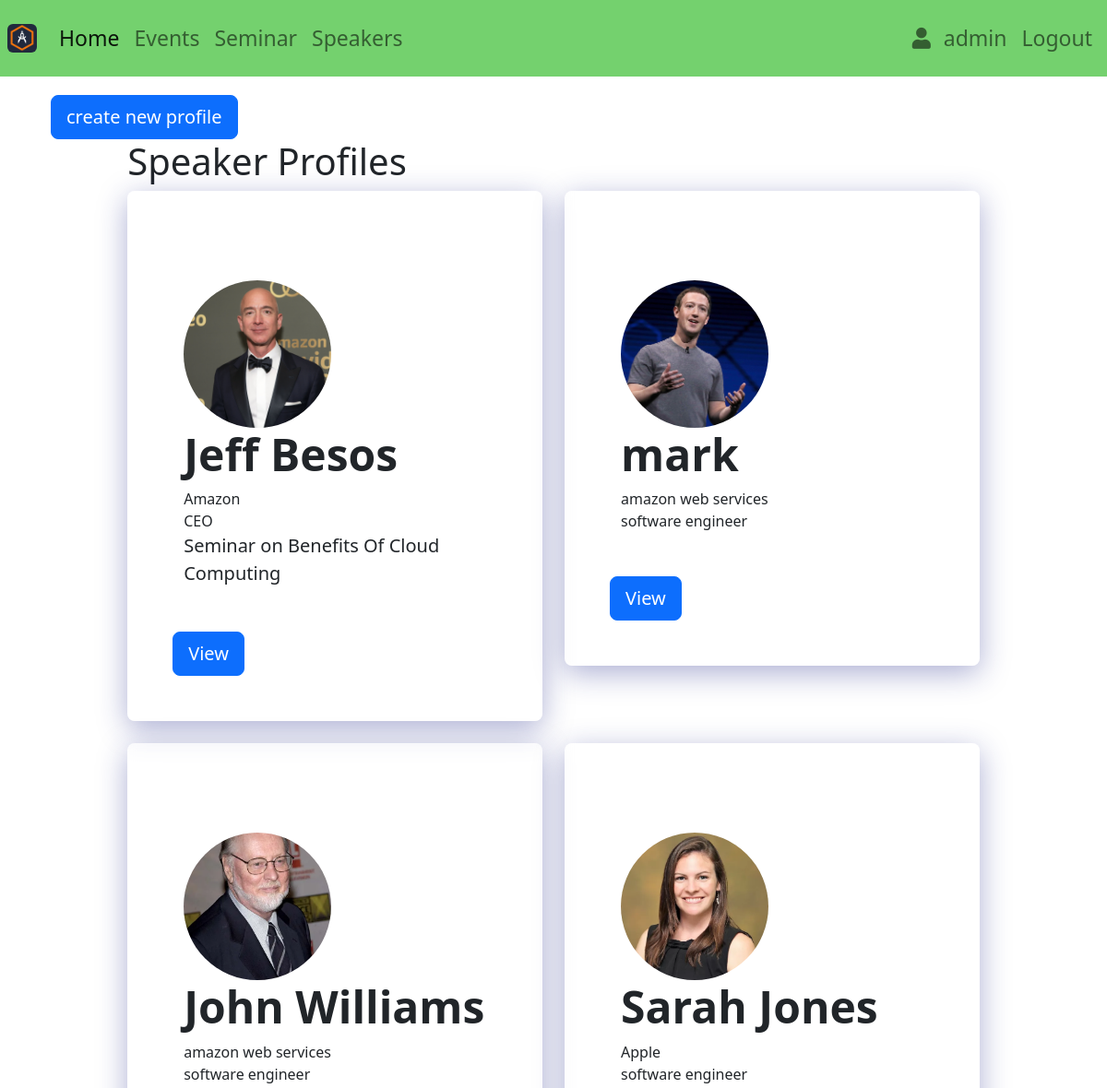
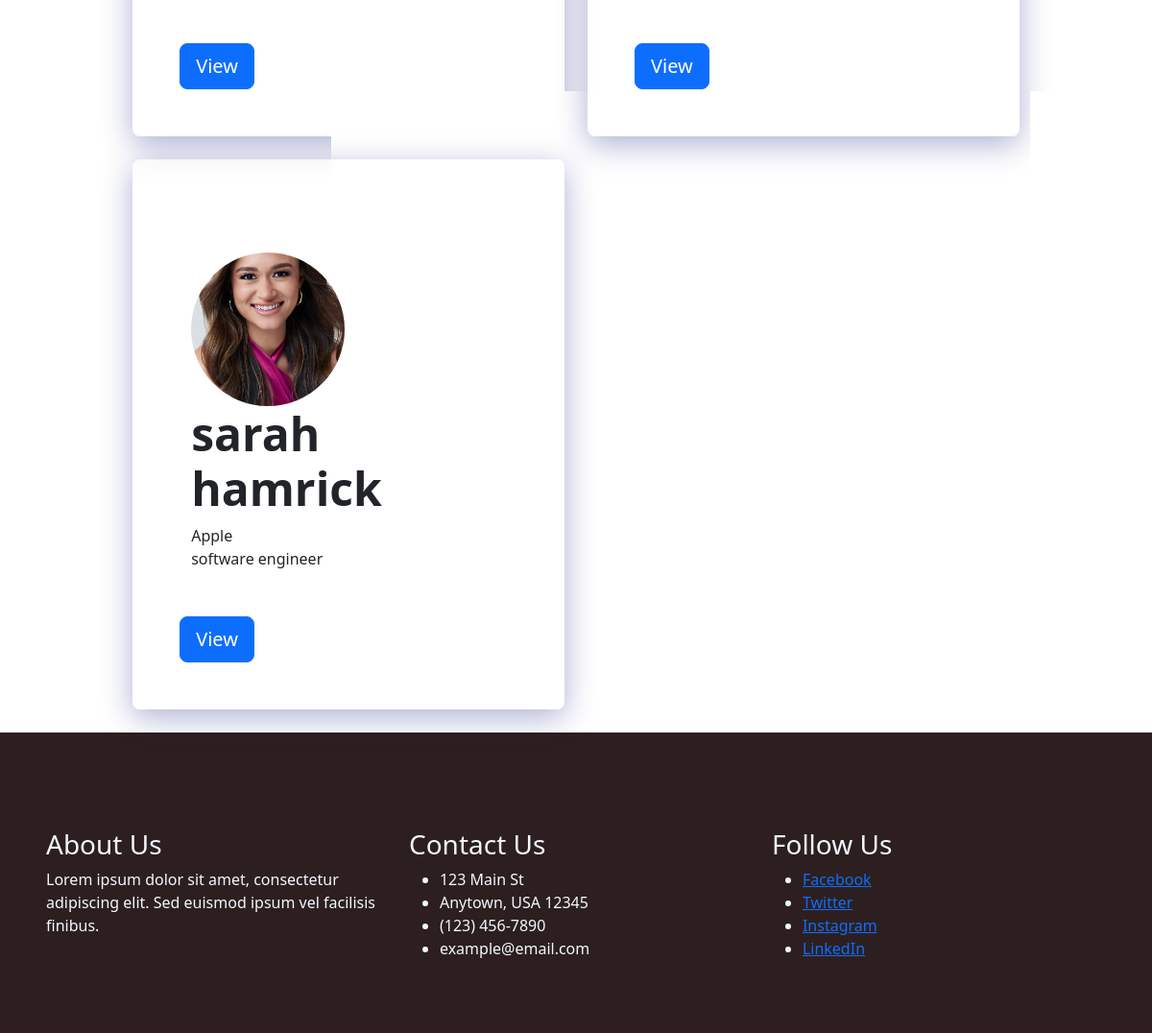
Page /speaker/profiles (signed in) on the committed database (2 pictures, top to bottom).
### database.py (models this page shows, shortened)
class Speakerprofiles(Base):
    __tablename__ = 'speakerprofiles'
    id = Column(Integer, primary_key=True)
    user_id = Column(Integer, ForeignKey('users.id'))
    name = Column(String(64), nullable=False)
    occupation = Column(String(255), nullable=False)
    company = Column(String(64), nullable=False)
    profile_image=Column(String(255), nullable=False)
    linkedin = Column(String(255), nullable=False, default="https://www.linkedin.com/")
    gender = Column(String(2), default='M')
    seminar = Column(ForeignKey('seminars.id'))
    created_at = Column(DateTime, default=datetime.now)
    updated_at = Column(DateTime, default=datetime.now, onupdate=datetime.now)
    class Meta:
        ordering = ('-created_at',)
        verbose_name = 'Speakerprofile'
        verbose_name_plural = 'Speakerprofiles'

class Seminar(Base):
    __tablename__ = 'seminars'
    id = Column(Integer, primary_key=True)
    user_id = Column(Integer, ForeignKey('users.id'))
    topic = Column(String(64), nullable=False)
    sem_description = Column(String(255), nullable=False)
    sem_date= Column(DateTime, nullable=False)
    sem_time= Column(DateTime, nullable=False)
    address = Column(String(64), nullable=False)
    notes = Column(String(255), nullable=False)
    event = Column(ForeignKey('events.id'))
    created_at = Column(DateTime, default=datetime.now)
    updated_at = Column(DateTime, default=datetime.now, onupdate=datetime.now)
    class Meta:
        ordering = ('-created_at',)
        verbose_name = 'Seminar'
        verbose_name_plural = 'Seminars'

### app.py (the view)
@app.route('/speaker/profiles', methods=[ 'GET', 'POST'])
def speakerprofiles():
    if session.get('isauth'):
        speakers = db_get_all(Speakerprofiles )
        seminars = db_get_all(Seminar)
        return render_template('speaker.html',  seminars=seminars, speakers=speakers)
    else:
        flash('Please login to continue', 'danger')
        return redirect(url_for('index'))

### database.py (called while the page is built)
def opendb():
    engine = create_engine(DB_URL)
    Base.metadata.create_all(engine)
    session_factory = sessionmaker(bind=engine)
    Session = scoped_session(session_factory)
    return Session()

### db_helper.py (called while the page is built)
def db_get_all(cls):
    session = opendb()
    objs = session.query(cls).all()
    session.close()
    return objs

### templates/speaker.html (shortened to what this page needs)
{% extends 'base.html' %}
{% block content %}
{% if session.isadmin %}
<div class="container">
  <button type="button" class="btn btn-primary btn-lg" data-bs-toggle="modal" data-bs-target="#speakerprofilesModal">
    create new profile
  </button>
</div>
{% endif %}
<div class="container">
  <div class="row justify-content-center align-items-center g-2">
    <div class="col-md-10 mx-auto " >
      <h1>Speaker Profiles</h1>
      <div class="row">
        {% for s in speakers %}
        <div class="col-md-6">
          <div class="p-5 mb-4 card-glass rounded-3">
            <div class="container-fluid py-5">
              <img src="/{{s.profile_image}}" class="img-fluid rounded-circle" alt="/{{s.profile_image}}" style="aspect-ratio: 1/1; height: 10rem; width: 10rem; object-fit: cover;">
              <h1 class="display-5 fw-bold">{{s.name}}</h1>
              <div  class="">{{s.company}}</div>
              <div  class="">{{s.occupation}}</div>
              {% for sem in seminars %}
              {% if sem.id == s.seminar %}
              <div  class="lead">Seminar on <b>{{sem.topic}}</b></div>
              {% endif %}
              {% endfor %}
            </div>
            <a class="btn btn-primary btn-lg" href="/speakerprofile/detail/{{s.id}}">View</a>
          </div>
        </div>
        {% endfor %}
      </div>
    </div>
  </div>
</div>
{% endblock %}

### templates/speaker.html (style rules this page uses)
button { margin-top: 20px; margin-left: 10px; position: center; }
body { background-image: url(https://wallpaperaccess.com/full/1156791.jpg); background-repeat: no-repeat; background-size: cover; }
.card-glass { background: rgba( 255, 255, 255, 0.25 ); box-shadow: 0 8px 32px 0 rgba( 31, 38, 135, 0.37 ); backdrop-filter: blur( 4px ); -webkit-backdrop-filter: blur( 4px ); border-radius: 10px; border: 1px solid rgba( 255, 255, 255, 0.18 ); }

### templates/footer.html (style rules this page uses)
.container { max-width: 1140px; margin: 0 auto; padding: 0 15px; }
.row { display: flex; flex-wrap: wrap; }

### rows in the picture
Speakerprofiles: shows a picture, name "Jeff Besos", company "Amazon", occupation "CEO"
Seminar: topic "Benefits Of Cloud Computing"
Speakerprofiles: shows a picture, name "mark", company "amazon web services", occupation "software engineer"
Speakerprofiles: shows a picture, name "John Williams", company "amazon web services", occupation "software engineer"
Speakerprofiles: shows a picture, name "Sarah Jones", company "Apple", occupation "software engineer"
Speakerprofiles: shows a picture, name "sarah hamrick", company "Apple", occupation "software engineer"

### other values in the picture
{{ session.user_name }} "admin"
